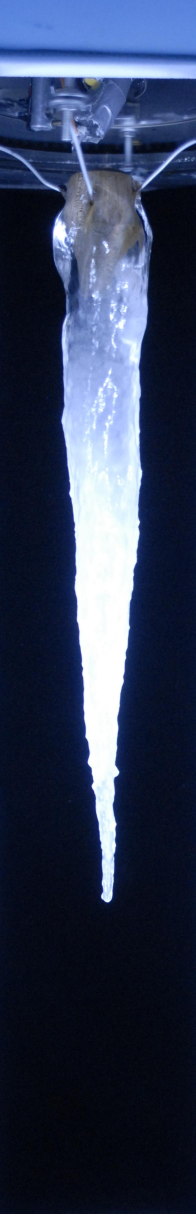
#> input picture Icicle_test.jpg, 588 x 3640 px (shown at 1/3 size)
$ python -i Edge_Detect.py   (imports and definitions only)
#> lines starting #> are read from the running program, lines starting #| are printed output that depends on the picture
'''
ELSA Icicle Edge Detection Script designed to find the left and right edges of the icicle using OpenCV.
Performed using OpenCV thresholding then analyzing difference in brightness values of threshold.
There is only one function in this script, EdgeDetect. Use help(EdgeDetect) for more details.
'''
#Import required libraries
import cv2 as cv
import sys
import numpy as np


def EdgeDetect(imageloc,threshold=110,kernalsize=3,bound=20):
    '''
    ELSA Edge Detection Function. Takes the following arguments:

    imageloc as string: relative path to the icicle image for processing.
    threshold as int: Brightness threshold for OpenCV Thresholding. Defaults to 110.
    kernalsize as int: Kernal Size for OpenCV Blurring. Defaults to 3.
    bound as int: Upper and lower bounds for edge detection (relative to threshold) using OpenCV Canny. Defaults to 20.
    And returns the following:

    leftedge as list: Pixel locations for left icicle edge, from base to tip
    rightedge as list: Pixel locations for right icicle edge, from base to tip
    '''
    #Contract kernal size variable for ease of use
    k=kernalsize

    #Try reading the image file, returning an error if read fails
    try:
        img = cv.imread(filename = imageloc,flags = cv.IMREAD_GRAYSCALE)
    except:
        return str("No compatible image found at ",imageloc)

    #Gaussian Blur the icicle image
    blurred = cv.GaussianBlur(src = img, ksize = (k, k), sigmaX = 0.1)

    #Brightness threshold the blurred image to calculate outside edges.
    (t, mask) = cv.threshold(src = blurred, thresh = threshold, maxval = 255,type = cv.THRESH_OTSU)

    #Calculate lbound and ubound using threshold and bound.
    lbound = max(0,t-bound)
    ubound = min(255,t+bound)

    #Apply Canny edge detection
    edges = cv.Canny(mask,lbound,ubound)

    #Initialize arrays for optimal memory usage.
    leftedge = list(np.zeros(len(edges)))
    rightedge = list(np.zeros(len(edges)))

    #Create ints for missed pixels (pixels where no edges can be found) and the ending pixel of the icicle.
    missedpix = 0
    endpix = 0

    #Iterate over the height of the image
    for i in range(0,len(edges)):

        #Check if 2 or more pixels have been missed
        if missedpix < 2:
            #If not, try to find the next edge, and save the pixels to the arrays
            try:
                edgedetection = np.nonzero(edges[i])[0]
                leftedge[i] = edgedetection[0]
                rightedge[i]= edgedetection[-1]
            #If fails, consider this a "missed" pixel
            except:
                missedpix += 1
                endpix = i
        #If 2 or more pixels have been missed, then stop iterating, since this is likely the end of the icicle.
        else:
            break

    #Remove array elements beyond the end of the icicle so the image can be easily reversed
    del leftedge[endpix-1:]
    del rightedge[endpix-1:]

    #Return the calculated edges
    return leftedge,rightedge

>>> import cv2
>>> picture = cv2.imread('../Icicle_test.jpg', cv2.IMREAD_GRAYSCALE)
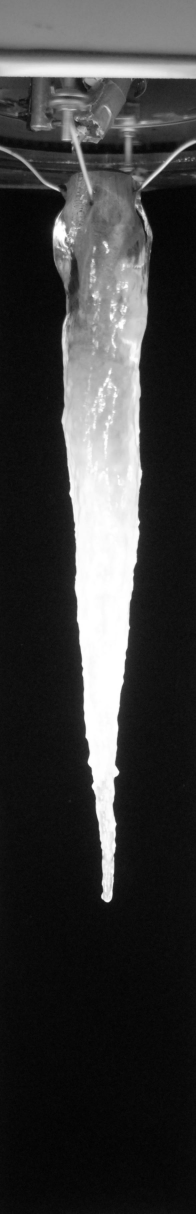
#> picture: shape (3640, 588) (shown at 1/3 size); min 0, max 255, mean 58.5
>>> result = EdgeDetect(picture)
#> (the run stopped early here; a loop or call above may not have finished)
